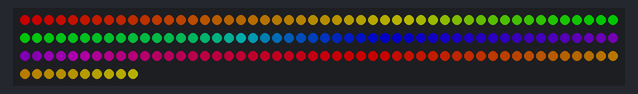
The sketch below on a simulated Arduino Uno, built with avr-gcc and run on an emulated ATmega328P. Parts: 160 RGB LEDs in strip order, left to right, continuing on the next row. Dim RGB values are drawn brighter than linear.

Above: at 0.01 s.
At 1.81 s:
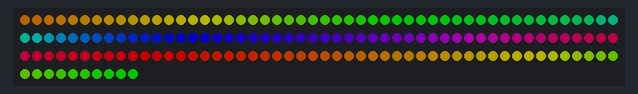
At 3.6 s:
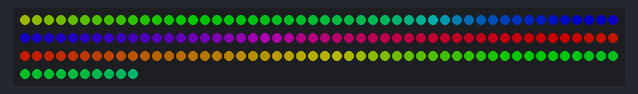
At 7.18 s:
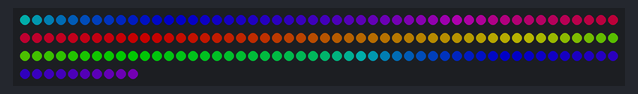
At 10.77 s:
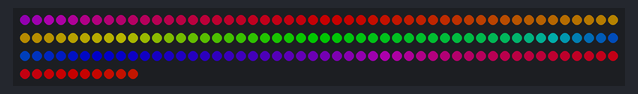
At 14.45 s:
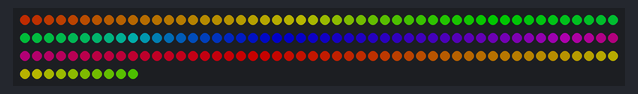

The sketch:

rainbowRunner_140LED_Lamp.ino
```cpp
#include <FastLED.h>

#define NUM_LEDS  160
#define LED_PIN   6

CRGB leds[NUM_LEDS];

//has to be uint8_t so it starts at 0 after it reached 256
uint8_t hue = 0;

void setup() {
  FastLED.addLeds<WS2812B, LED_PIN, GRB>(leds, NUM_LEDS);
  FastLED.setBrightness(99);
}

void loop() {

  for (int i = 0; i < NUM_LEDS; ++i) {
    leds[i] = CHSV(hue + (i * 2), 255, 255);
  }

  //You can change the pattern speed here
  EVERY_N_MILLISECONDS(50){
    hue++;
  }

  FastLED.show();
}
```

Measured:
- by itself, everything shown: repeats every 13.5 s, in 256 steps
